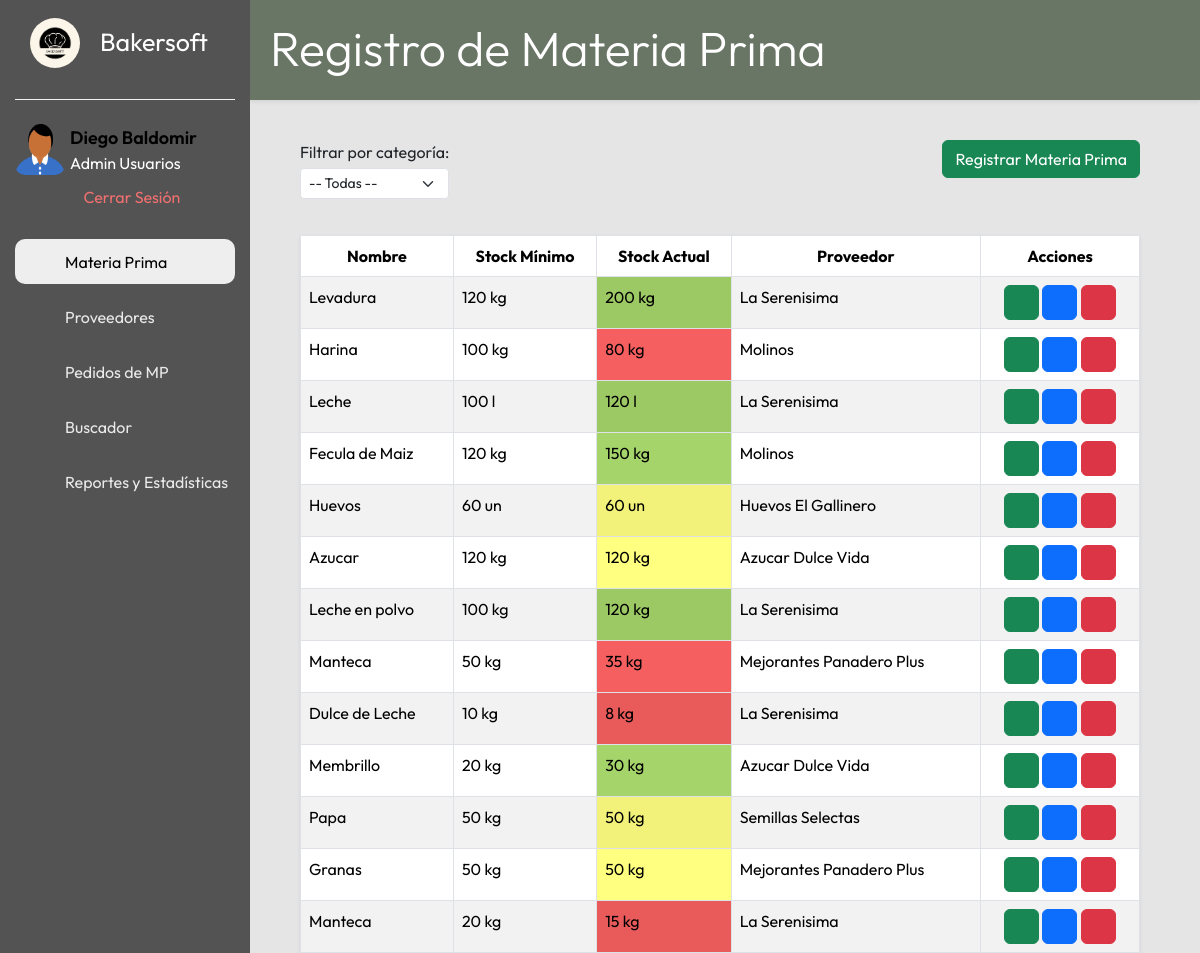
/materiaprima/vista/index.php (signed in), run on the app's committed database.
### tables this page shows
CREATE TABLE `materiaprima` (
  `id` int NOT NULL,
  `nombre` varchar(100) NOT NULL,
  `lote` varchar(30) NOT NULL,
  `unidad_medida` varchar(10) NOT NULL,
  `es_perecedero` tinyint(1) NOT NULL DEFAULT '0',
  `fecha_vencimiento` date DEFAULT NULL,
  `stockminimo` int NOT NULL,
  `stockactual` int NOT NULL,
  `proveedor` int DEFAULT NULL,
  `estado` varchar(10) NOT NULL,
  `categoriaMP` int NOT NULL
);

CREATE TABLE `proveedor` (
  `id_proveedor` int NOT NULL,
  `nombre` varchar(100) NOT NULL,
  `email` varchar(50) NOT NULL,
  `telefono` varchar(20) NOT NULL,
  `calle` varchar(100) NOT NULL,
  `altura` int NOT NULL,
  `provincia` int NOT NULL,
  `localidad` int NOT NULL,
  `estado` varchar(20) NOT NULL
);

### config/bd.php (called while the page is built)
<?php
class bd {
    private $host;
    private $dbname;
    private $user;
    private $password;
    function __construct(){
        $this->host = "localhost";
        $this->dbname = "bakersoft";
        $this->user = "root";
        $this->password = "";
    }
    public function conexion(){
    try{
        $PDO = new PDO("mysql:host=".$this->host.";dbname=".$this->dbname,$this->user,$this->password);
        return $PDO;
    }catch(PDOexception $ex){
        return $ex->getMessage();
    }
    }
}
?>

### materiaprima/controlador/controladorMP.php (called while the page is built, shortened)
<?php
class controladorMP{
    private $modelo;
    public function __construct(){
        require_once("../modelo/modeloMP.php");
        $this->modelo = new modeloMP();
    }
    public function mostrarTodos(){
        return ($this->modelo->listarTodos() ? $this->modelo->listarTodos() : false);
    }
    public function consultaProveedor($id_proveedor){
        $consulta = $this->modelo->traeProveedor($id_proveedor);
        return $consulta;
    }
}
?>

### materiaprima/modelo/modeloMP.php (called while the page is built, shortened)
<?php
class modeloMP {
    private $PDO;
    public function __construct(){
        require_once("../../config/bd.php");
        $con = new bd();
        $this->PDO = $con->conexion();
    }
    public function listarTodos(){
        $consulta = $this->PDO->prepare("SELECT * FROM materiaprima mp WHERE estado = :estado");
        $consulta->bindValue(":estado", "activo");
        return ($consulta->execute()) ? $consulta->fetchAll() : false;
    }
    public function traeProveedor($id){
        $consulta = $this->PDO->prepare("SELECT * FROM proveedor WHERE id_proveedor = :id");
        $consulta->bindParam(":id",$id);
        return ($consulta->execute()) ? $consulta->fetchAll() : false;
    }
}
?>

### materiaprima/vista/index.php (the view, shortened to what this page needs)
<?php
include_once("head/head.php");
require_once("../controlador/controladorMP.php");
$obj = new controladorMP();
$filas = $obj->mostrarTodos();
?>
<div class="titulo-contenido shadow-sm">
    <h1 class="display-5">Registro de Materia Prima</h1>
</div>
<div class="contenido-principal">
    <div class="encabezado-tabla">
        <div class="mb-3">
            <div id="contenedorCategoria" class="text-start">
                <label for="filtroCategoria" class="form-label mb-1">Filtrar por categoría:</label>
                <select id="filtroCategoria" class="form-select form-select-sm">
                    <option value="">-- Todas --</option>
                </select>
            </div>
        </div>
        <div>
            <button type="button" class="btn btn-success" data-bs-toggle="modal" data-bs-target="#registrarMP">
                Registrar Materia Prima
            </button>
        </div>
    </div>
    <div class="contenido">
        <div class="tabla-empleados">
            <table id="MP-lista" class="shadow-sm table table-striped table-hover table-bordered">
                <thead class="thead-dark">
                    <tr class="text-center">
                        <th scope="col">Nombre</th>
                        <th scope="col">Stock Mínimo</th>
                        <th scope="col">Stock Actual</th>
                        <th scope="col">Proveedor</th>
                        <th scope="col">Acciones</th>
                    </tr>
                </thead>
                <tbody>
                    <?php if ($filas): ?>
                        <?php foreach ($filas as $regmp) { ?>
                            <tr>
                                <td><?php echo $regmp['nombre']; ?></td>
                                <td><?php echo $regmp['stockminimo'] . ' ' . $regmp['unidad_medida']; ?></td>
                                <td style="background-color: <?php if ($regmp['stockactual'] < $regmp['stockminimo']) {
                                                                    echo "#f55f5f";
                                                                } else if ($regmp['stockactual'] == $regmp['stockminimo']) {
                                                                    echo "#ffff80";
                                                                } else {
                                                                    echo "#a5d46a";
                                                                }
                                                                ?>"><?php echo $regmp['stockactual'] . ' ' . $regmp['unidad_medida']; ?></td>
                                <td><?php $prove = $obj->consultaProveedor($regmp['proveedor']);
                                    echo $prove[0]['nombre'];
                                    ?></td>
                                <td style="display:none"><?php echo $regmp['categoriaMP']; ?>
                                <td class="text-center">
                                    <button class="btn btn-success verMPbtn" title="Consultar Materia Prima">
                                    </button>
                                    <button class="btn btn-primary editbtn" title="Editar Materia Prima">
                                    </button>
                                    <button class="btn btn-danger deletebtn" title="Eliminar Materia Prima">
                                    </button>
                                </td>
                            <?php }  ?>
                        <?php else: ?>
                            <tr>
                                <td colspan="5" class="text-center">No existen registros para mostrar</td>
                            </tr>
                        <?php endif; ?>
                </tbody>
            </table>
        </div>
    </div>
    <?php
    require_once("foot/foot.php")
    ?>

### materiaprima/vista/head/head.php (shortened to what this page needs)
<!DOCTYPE html>
<html lang="en">
<head>
    <link href="https://cdn.jsdelivr.net/npm/bootstrap@5.3.2/dist/css/bootstrap.min.css" rel="stylesheet"
 />
    <link rel="stylesheet" href="../../rsc/estilos/style.css">
    <link rel="stylesheet" href="../../rsc/estilos/contenido.css">
</head>
<body>
    <div class="barra-lateral">
        <div class="nombre-pagina">
            <img src="../../rsc/img/Logo.jfif" alt="LOGO">
            <span>Bakersoft</span>
        </div>
        <br>
        <div class="linea"></div>
        <br>
        <div class="usuario">
            <img src="../../rsc/img/user-icon.png" alt="">
            <div class="datos-usuario">
                <div class="nombre-email">
                    <span class="nombre"><?php echo $_SESSION['nomyapellido'];  ?></span>
                    <span class="rol"><?php echo $_SESSION['rol'];  ?></span>
                </div>
            </div>
        </div>
        <div class="cerrar_sesion">
        <a href="../../login/vista/logout.php">Cerrar Sesión</a></span>
        </div>
        <nav class="navegacion">
            <ul>
                <li>
                    <a class="active" href="index.php">
                        <span>Materia Prima</span>
                    </a>
                </li>
                <li>
                    <a href="../../proveedores/vista/index.php">
                        <span>Proveedores</span>
                    </a>
                </li>
                <li>
                    <a href="../../pedidosMP/vista/index.php">
                        <span>Pedidos de MP</span>
                    </a>
                </li>
                <li>
                    <a class="" href="../../buscador/vista/index.php">
                        <span>Buscador</span>
                    </a>
                </li>
                <li>
                    <a class="" href="../../reportes/vista/index.php">
                        <span>Reportes y Estadísticas</span>
                    </a>
                </li>
            </ul>
        </nav>
    </div>

### materiaprima/vista/foot/foot.php (shortened to what this page needs)
</body>
</html>

### rsc/estilos/style.css (style rules this page uses)
:root { --color-barra-lateral:rgb(83, 83, 83); --color-texto:rgb(0,0,0); --color-texto-menu:rgb(233, 233, 233); --color-boton:rgb(0,0,0); --color-boton-texto:rgb(255,255,255); --color-menu-hover:rgb(238,238,238); --color-menu-hover-texto:rgb(0,0,0); --color-linea:rgb(241,241,241); }
* { margin: 0; padding: 0; box-sizing: border-box; font-family: 'Outfit', sans-serif; }
body { height: 100vh; width: 100%; background-color: #E5E5E5; background-position: center; background-size: cover; }
.barra-lateral { width: 250px; height: 100%; overflow: hidden; padding: 20px 15px; transition: width 0.5s ease; background-color: var(--color-barra-lateral); position: fixed;; }
.barra-lateral span { width: 100px; white-space: nowrap; text-align: left; opacity: 1; transition: opacity 0.5s ease, width 0.3s ease; }
.barra-lateral .nombre-pagina { width: 100%; height: 45px; margin-bottom: 10px; display: flex; align-items: center; background-color: transparent; }
.barra-lateral .nombre-pagina img { width: 50px; height: 50px; border-radius: 50px; font-size: 40px; margin-left: 15px; }
.barra-lateral .nombre-pagina span { font-size: 25px; margin-left: 20px; color: white;; }
.barra-lateral .navegacion { margin-top: 30px; }
.barra-lateral .navegacion ul { padding: 0; }
.barra-lateral .navegacion li { list-style: none; display: flex; margin-bottom: 10px; }
.barra-lateral .navegacion a { width: 100%; height: 45px; display: flex; align-items: center; text-decoration: none; border-radius: 10px; background-color: var(--color-barra-lateral); color: var(--color-texto-menu); }
.barra-lateral .navegacion .active { background-color: var(--color-menu-hover); color: var(--color-menu-hover-texto); }
.cerrar_sesion { display: flex; width: 60%; justify-content:space-evenly; align-items: center; margin-bottom: 15px; margin-left: 45px; }
.cerrar_sesion a { color: rgb(240, 112, 112) !important; text-decoration: none; }
.barra-lateral .linea { width: 100%; height: 1px; background-color: var(--color-linea); }
.barra-lateral .usuario { width: 100%; display: flex; margin-bottom: 10px; }
.barra-lateral .usuario img { width: 50px; min-width: 50px; border-radius: 10px; }
.barra-lateral .usuario .datos-usuario { width: 100%; display: flex; align-items: center; justify-content: space-between; color: var(--color-texto); overflow: hidden; }
.barra-lateral .usuario .nombre-email { width: 100%; display: flex; flex-direction: column; margin-left: 5px; }
.barra-lateral .usuario .nombre-email .rol { color: white; }
.barra-lateral .usuario .nombre { font-size: 18px; font-weight: 600; }

### rsc/estilos/contenido.css (style rules this page uses)
:root { --color-boton:#157a33; --color-boton-texto:rgb(255, 255, 255); }
.contenido-principal { width: 70%; margin-left: 300px; padding-top: 40px; }
.titulo-contenido { height: 100px; margin-left: 250px; background-color: #697565; padding: 20px; color: white; }
.contenido-principal .encabezado-tabla { display: flex; justify-content: space-between; }
.contenido-principal .contenido { padding-top: 20px; }
.contenido-principal .contenido .tabla-empleados button { width: 35px; height: 35px; padding: 5px; }

### data on the page
materiaprima: nombre "Levadura", stockminimo "120", unidad_medida "kg", stockactual "200", proveedor.nombre "La Serenisima"
materiaprima: nombre "Harina", stockminimo "100", unidad_medida "kg", stockactual "80", proveedor.nombre "Molinos"
materiaprima: nombre "Leche", stockminimo "100", unidad_medida "l", stockactual "120", proveedor.nombre "La Serenisima"
materiaprima: nombre "Fecula de Maiz", stockminimo "120", unidad_medida "kg", stockactual "150", proveedor.nombre "Molinos"
materiaprima: nombre "Huevos", stockminimo "60", unidad_medida "un", stockactual "60", proveedor.nombre "Huevos El Gallinero"
materiaprima: nombre "Azucar", stockminimo "120", unidad_medida "kg", stockactual "120", proveedor.nombre "Azucar Dulce Vida"
materiaprima: nombre "Leche en polvo", stockminimo "100", unidad_medida "kg", stockactual "120", proveedor.nombre "La Serenisima"
materiaprima: nombre "Manteca", stockminimo "50", unidad_medida "kg", stockactual "35", proveedor.nombre "Mejorantes Panadero Plus"
materiaprima: nombre "Dulce de Leche", stockminimo "10", unidad_medida "kg", stockactual "8", proveedor.nombre "La Serenisima"
materiaprima: nombre "Membrillo", stockminimo "20", unidad_medida "kg", stockactual "30", proveedor.nombre "Azucar Dulce Vida"
materiaprima: nombre "Papa", stockminimo "50", unidad_medida "kg", stockactual "50", proveedor.nombre "Semillas Selectas"
materiaprima: nombre "Granas", stockminimo "50", unidad_medida "kg", stockactual "50", proveedor.nombre "Mejorantes Panadero Plus"
materiaprima: nombre "Manteca", stockminimo "20", unidad_medida "kg", stockactual "15", proveedor.nombre "La Serenisima"

### other printed values
$_SESSION['nomyapellido'] "Diego Baldomir"
$_SESSION['rol'] "Admin Usuarios"
